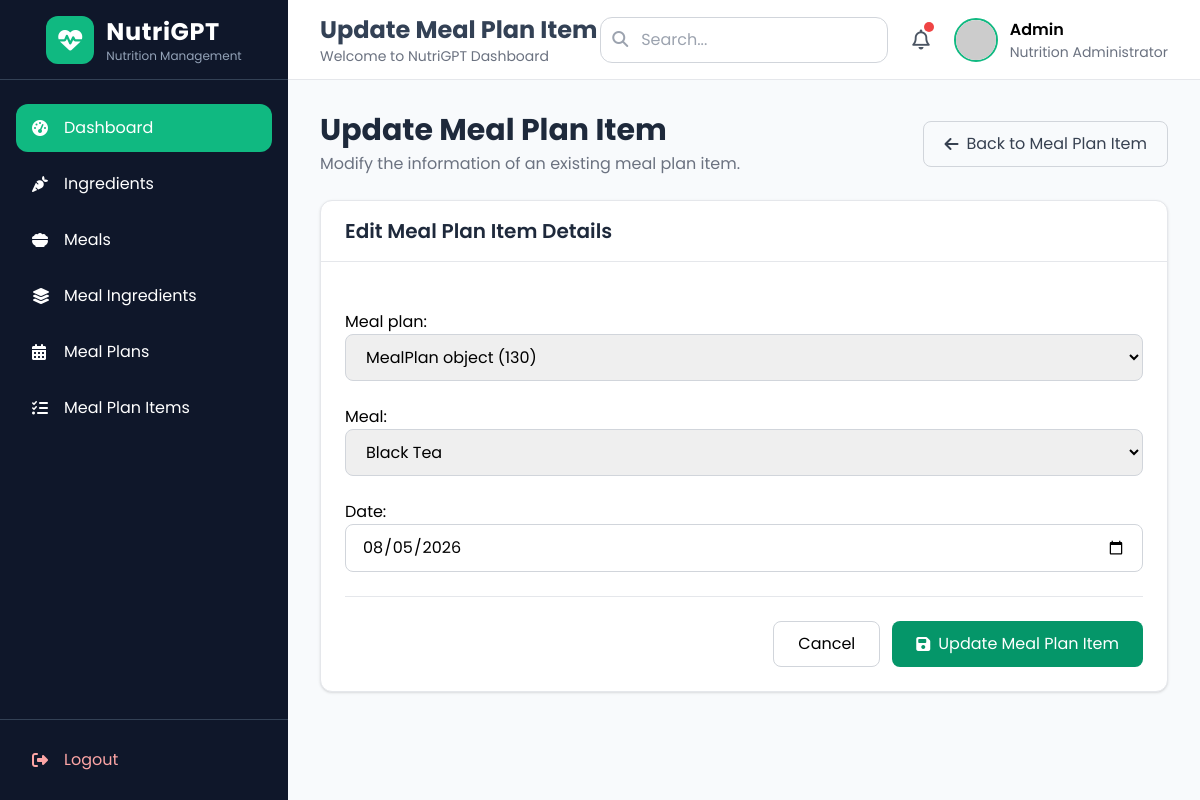
Page /meal/MealPlanItem/update/1 on the committed database.
### meals/models.py (models this page shows, shortened)
class MealPlanItems(models.Model):
    meal_plan = models.ForeignKey(MealPlan, on_delete=models.CASCADE)
    meal = models.ForeignKey(Meal, on_delete=models.CASCADE)
    date = models.DateField()
    class Meta:
        db_table = 'meal plane itmes'

### meals/views.py (the view)
# urls.py: path('MealPlanItem/update/<int:pk>', MealPlanItemsUpdateView.as_view(), name = 'MealPlanItem-update'),
class MealPlanItemsUpdateView(UpdateView):
    model = MealPlanItems
    template_name = 'mealplanitem/update.html'
    form_class = MealPlanItemsForm
    success_url = reverse_lazy('MealPlanItem-list')

### meals/forms.py
class MealPlanItemsForm(forms.ModelForm):
    class Meta:
        model = MealPlanItems
        fields = "__all__"
        widgets = {
            "meal_plan": forms.Select(attrs={
                "class": "w-full rounded-lg border border-gray-300 px-4 py-2.5 focus:ring-2 focus:ring-emerald-500 outline-none",
            }),
            "meal": forms.Select(attrs={
                "class": "w-full rounded-lg border border-gray-300 px-4 py-2.5 focus:ring-2 focus:ring-emerald-500 outline-none",
            }),
            "date": forms.DateInput(attrs={
                "type": "date",
                "class": "w-full rounded-lg border border-gray-300 px-4 py-2.5 focus:ring-2 focus:ring-emerald-500 outline-none",
            }),
        }

### meals/models.py (called while the page is built)
    def __str__(self):
        return self.name

### meals/templates/mealplanitem/update.html (shortened to what this page needs)
{% extends "home/base.html" %}
{% block page_title %}
Update Meal Plan Item
{% endblock %}
{% block content %}
<div class="max-w-4xl mx-auto">
    <div class="flex flex-col md:flex-row md:items-center md:justify-between gap-4 mb-6">
        <div>
            <h1 class="text-3xl font-bold text-slate-800">
                Update Meal Plan Item
            </h1>
            <p class="text-gray-500 mt-1">
                Modify the information of an existing  meal plan item.
            </p>
        </div>
        <a href="{% url 'meal-list' %}"
           class="inline-flex items-center gap-2 px-5 py-2.5 rounded-lg border border-gray-300 text-gray-700 hover:bg-gray-100 transition">
            <i class="fa-solid fa-arrow-left"></i>
            Back to Meal Plan Item
        </a>
    </div>
    <div class="bg-white rounded-xl shadow border border-gray-200">
        <div class="border-b border-gray-200 px-6 py-4">
            <h2 class="text-xl font-semibold text-slate-800">
                Edit Meal Plan Item Details
            </h2>
        </div>
        <form method="POST" class="p-6 space-y-6">
            {{ form }}
            <div class="flex justify-end gap-3 border-t border-gray-200 pt-6">
                <a href="{% url 'MealPlanItem-list' %}"
                   class="px-6 py-2.5 rounded-lg border border-gray-300 hover:bg-gray-100 transition">
                    Cancel
                </a>
                <button type="submit"
                        class="inline-flex items-center gap-2 px-6 py-2.5 rounded-lg bg-emerald-600 text-white hover:bg-emerald-700 transition">
                    <i class="fa-solid fa-floppy-disk"></i>
                    Update Meal Plan Item
                </button>
            </div>
        </form>
    </div>
</div>
{% endblock %}

### home/templates/home/base.html (style rules this page uses)
body { font-family: 'Poppins', sans-serif; background:#f8fafc; }

### rows in the picture
MealPlanItems: meal_plan "MealPlan object (130)", meal "Black Tea", date "08/05/2026"
